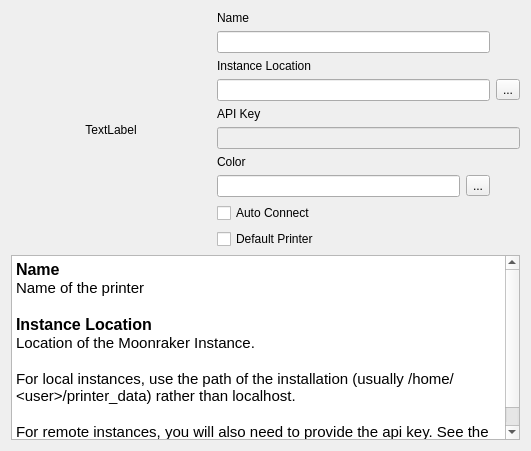
<?xml version="1.0" encoding="UTF-8"?>
<ui version="4.0">
 <class>AddPrinterPage</class>
 <widget class="QWizardPage" name="AddPrinterPage">
  <property name="geometry">
   <rect>
    <x>0</x>
    <y>0</y>
    <width>531</width>
    <height>451</height>
   </rect>
  </property>
  <property name="windowTitle">
   <string>WizardPage</string>
  </property>
  <layout class="QGridLayout" name="gridLayout">
   <item row="0" column="1" colspan="2">
    <widget class="QLabel" name="label">
     <property name="text">
      <string>Name</string>
     </property>
    </widget>
   </item>
   <item row="6" column="1">
    <widget class="QLabel" name="label_4">
     <property name="text">
      <string>Color</string>
     </property>
    </widget>
   </item>
   <item row="0" column="0" rowspan="10">
    <widget class="QLabel" name="printerIconLabel">
     <property name="minimumSize">
      <size>
       <width>200</width>
       <height>200</height>
      </size>
     </property>
     <property name="maximumSize">
      <size>
       <width>200</width>
       <height>200</height>
      </size>
     </property>
     <property name="text">
      <string>TextLabel</string>
     </property>
     <property name="alignment">
      <set>Qt::AlignCenter</set>
     </property>
    </widget>
   </item>
   <item row="9" column="1" colspan="2">
    <widget class="QCheckBox" name="defaultPrinterCheckBox">
     <property name="text">
      <string>Default Printer</string>
     </property>
    </widget>
   </item>
   <item row="7" column="2">
    <widget class="QToolButton" name="colorPickerButton">
     <property name="text">
      <string>...</string>
     </property>
    </widget>
   </item>
   <item row="8" column="1">
    <widget class="QCheckBox" name="autoConnectCheckBox">
     <property name="text">
      <string>Auto Connect</string>
     </property>
    </widget>
   </item>
   <item row="4" column="1">
    <widget class="QLabel" name="label_3">
     <property name="text">
      <string>API Key</string>
     </property>
    </widget>
   </item>
   <item row="1" column="1" colspan="2">
    <widget class="QLineEdit" name="nameEdit"/>
   </item>
   <item row="7" column="1">
    <widget class="QLineEdit" name="colorEdit"/>
   </item>
   <item row="2" column="1">
    <widget class="QLabel" name="label_2">
     <property name="text">
      <string>Instance Location</string>
     </property>
    </widget>
   </item>
   <item row="7" column="3">
    <widget class="QLabel" name="colorDisplayLabel">
     <property name="text">
      <string/>
     </property>
    </widget>
   </item>
   <item row="10" column="0" colspan="4">
    <widget class="QTextEdit" name="helpTextEdit">
     <property name="readOnly">
      <bool>true</bool>
     </property>
     <property name="html">
      <string>&lt;!DOCTYPE HTML PUBLIC &quot;-//W3C//DTD HTML 4.0//EN&quot; &quot;http://www.w3.org/TR/REC-html40/strict.dtd&quot;&gt;
&lt;html&gt;&lt;head&gt;&lt;meta name=&quot;qrichtext&quot; content=&quot;1&quot; /&gt;&lt;meta charset=&quot;utf-8&quot; /&gt;&lt;style type=&quot;text/css&quot;&gt;
p, li { white-space: pre-wrap; }
hr { height: 1px; border-width: 0; }
li.unchecked::marker { content: &quot;\2610&quot;; }
li.checked::marker { content: &quot;\2612&quot;; }
&lt;/style&gt;&lt;/head&gt;&lt;body style=&quot; font-family:'Ubuntu'; font-size:11pt; font-weight:400; font-style:normal;&quot;&gt;
&lt;p style=&quot; margin-top:0px; margin-bottom:0px; margin-left:0px; margin-right:0px; -qt-block-indent:0; text-indent:0px;&quot;&gt;&lt;span style=&quot; font-size:12pt; font-weight:700;&quot;&gt;Name&lt;/span&gt;&lt;/p&gt;
&lt;p style=&quot; margin-top:0px; margin-bottom:0px; margin-left:0px; margin-right:0px; -qt-block-indent:0; text-indent:0px;&quot;&gt;Name of the printer&lt;/p&gt;
&lt;p style=&quot;-qt-paragraph-type:empty; margin-top:0px; margin-bottom:0px; margin-left:0px; margin-right:0px; -qt-block-indent:0; text-indent:0px;&quot;&gt;&lt;br /&gt;&lt;/p&gt;
&lt;p style=&quot; margin-top:0px; margin-bottom:0px; margin-left:0px; margin-right:0px; -qt-block-indent:0; text-indent:0px;&quot;&gt;&lt;span style=&quot; font-size:12pt; font-weight:700;&quot;&gt;Instance Location&lt;/span&gt;&lt;/p&gt;
&lt;p style=&quot; margin-top:0px; margin-bottom:0px; margin-left:0px; margin-right:0px; -qt-block-indent:0; text-indent:0px;&quot;&gt;Location of the Moonraker Instance. &lt;/p&gt;
&lt;p style=&quot;-qt-paragraph-type:empty; margin-top:0px; margin-bottom:0px; margin-left:0px; margin-right:0px; -qt-block-indent:0; text-indent:0px;&quot;&gt;&lt;br /&gt;&lt;/p&gt;
&lt;p style=&quot; margin-top:0px; margin-bottom:0px; margin-left:0px; margin-right:0px; -qt-block-indent:0; text-indent:0px;&quot;&gt;For local instances, use the path of the installation (usually /home/&amp;lt;user&amp;gt;/printer_data) rather than localhost.&lt;/p&gt;
&lt;p style=&quot;-qt-paragraph-type:empty; margin-top:0px; margin-bottom:0px; margin-left:0px; margin-right:0px; -qt-block-indent:0; text-indent:0px;&quot;&gt;&lt;br /&gt;&lt;/p&gt;
&lt;p style=&quot; margin-top:0px; margin-bottom:0px; margin-left:0px; margin-right:0px; -qt-block-indent:0; text-indent:0px;&quot;&gt;For remote instances, you will also need to provide the api key. See the Moonraker docs for more information.&lt;/p&gt;&lt;/body&gt;&lt;/html&gt;</string>
     </property>
    </widget>
   </item>
   <item row="5" column="1" colspan="3">
    <widget class="QLineEdit" name="keyEdit">
     <property name="enabled">
      <bool>false</bool>
     </property>
    </widget>
   </item>
   <item row="3" column="3">
    <widget class="QToolButton" name="browseFilesButton">
     <property name="text">
      <string>...</string>
     </property>
    </widget>
   </item>
   <item row="3" column="1" colspan="2">
    <widget class="QLineEdit" name="instanceEdit"/>
   </item>
  </layout>
 </widget>
 <resources/>
 <connections/>
</ui>
